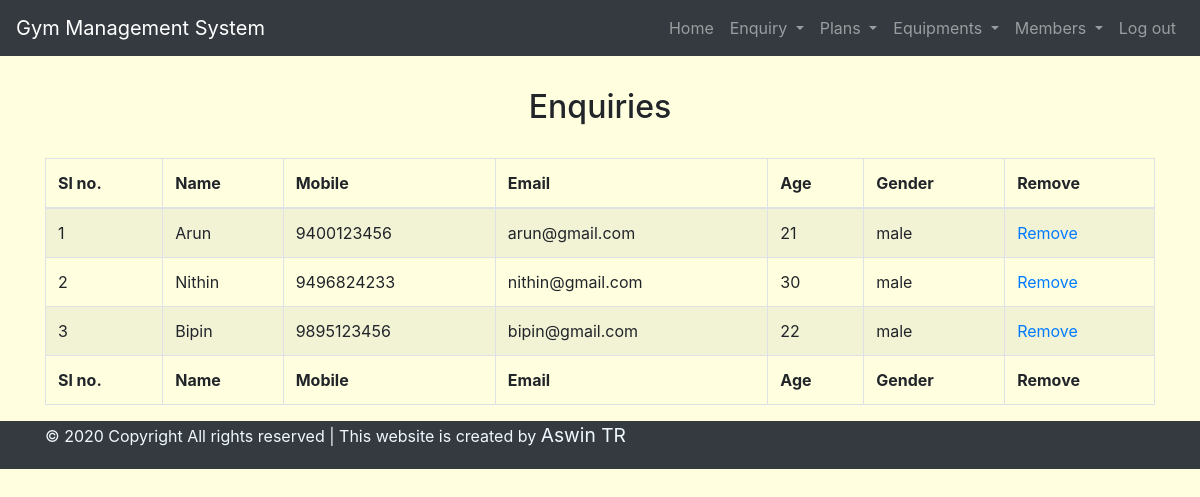
The app's page /view_enquiry/ (signed in), older data.
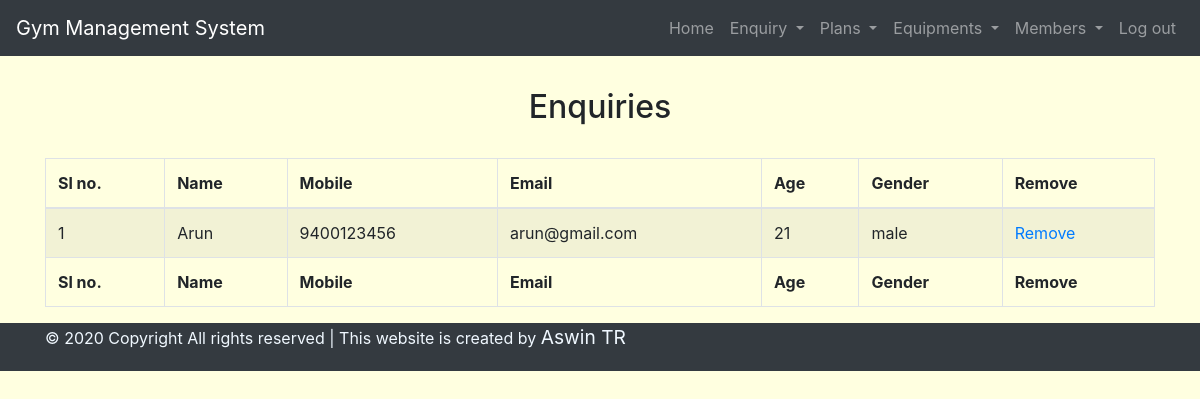
The same page, newer data.
### main_app/models.py (models this page shows)
class Enquiry(models.Model):
    name = models.CharField(max_length=20)
    mobile = models.IntegerField()
    email = models.EmailField()
    age = models.IntegerField()
    gender = models.CharField(max_length=10)

### main_app/views.py (the view)
# urls.py: path('view_enquiry/',views.view_enquiry,name='view_enquiry'),
def view_enquiry(request):
    if 'username' in request.session:
        enq = Enquiry.objects.all()
        return render(request,'view_enquiry.html',{'enq': enq})
    else:
        messages.error(request,"Login first")
        return redirect(login)

### main_app/templates/view_enquiry.html
{% extends 'dashboard.html' %}
    {% block content %}
    <div class="container">
        <h2 class="text-center" style="margin: 1em;">Enquiries</h2>
        <table id="example" class="table table-striped table-bordered" style="width:100%">
            <thead>
                <tr>
                    <th>Sl no.</th>
                    <th>Name</th>
                    <th>Mobile</th>
                    <th>Email</th>
                    <th>Age</th>
                    <th>Gender</th>
                    <th>Remove</th>
                </tr>
            </thead>
            <tbody>
                {% for i in enq %}
                <tr>
                    <td>{{forloop.counter}}</td>
                    <td>{{i.name}}</td>
                    <td>{{i.mobile}}</td>
                    <td>{{i.email}}</td>
                    <td>{{i.age}}</td>
                    <td>{{i.gender}}</td>
                    <td><a href="{% url 'remove_enquiry' e_id=i.id %}" onclick="return confirm('Are you sure you want to delete this item?')">Remove</a></td>
                </tr>
                {% endfor %}
            </tbody>
            <tfoot>
                <tr>
                    <th>Sl no.</th>
                    <th>Name</th>
                    <th>Mobile</th>
                    <th>Email</th>
                    <th>Age</th>
                    <th>Gender</th>
                    <th>Remove</th>
                </tr>
            </tfoot>
        </table>
    </div>
    {% endblock %}

Row changes from the older to the newer data that the page shows:
removed Enquiry: name "Nithin", mobile "9496824233", email "nithin@gmail.com", age "30", gender "male"
removed Enquiry: name "Bipin", mobile "9895123456", email "bipin@gmail.com", age "22", gender "male"
